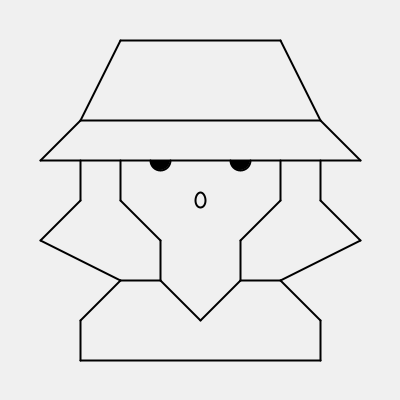
Frame 1 (no input)
Frame 60 (the mouse pressed at the canvas centre just before this capture): identical to frame 1, image omitted
Frame 120 (the mouse held since frame 60 and released just before this capture): identical to frame 1, image omitted

The Processing sketch that drew this single still picture (run headless with seeded random() and noise(); from frame 60 on, the mouse is pressed at the canvas centre):

// Processing sketch: retrat
// ── retrat.pde
float m=40;

void setup() {
  size(400, 400);
  strokeWeight(2);
  noFill();
  
}
void draw() {
  background(240);
  rectMode(CENTER);
  mariasaavedra();
  
}

// ── Mariasaavedra.pde
void mariasaavedra() {
  //gorro
  line(m,m*4,m*9,m*4);
  line(m*9,m*4,m*8,m*3);
  line(m*8,m*3,m*7,m);
  line(m*7,m,m*3,m);
  line(m*3,m,m*2,m*3);
  line(m*2,m*3,m,m*4);
  line(m*2,m*3,m*8,m*3);
  //pelo
  line(m*2,m*4,m*2,m*5);
  line(m*2,m*5,m,m*6);
  line(m,m*6,m*3,m*7);
  line(m*3,m*7,m*4,m*7);
  line(m*4,m*7,m*5,m*8);
  line(m*5,m*8,m*6,m*7);
  line(m*6,m*7,m*7,m*7);
  line(m*7,m*7,m*9,m*6);
  line(m*9,m*6,m*8,m*5);
  line(m*8,m*5,m*8,m*4);
  //cabeza
  line(m*3,m*5,m*3,m*4);
  line(m*3,m*5,m*4,m*6);
  line(m*4,m*6,m*4,m*7);
  line(m*7,m*4,m*7,m*5);
  line(m*7,m*5,m*6,m*6);
  line(m*6,m*6,m*6,m*7);
  //camiseta
  line(m*3,m*7,m*2,m*8);
  line(m*2,m*8,m*2,m*9);
  line(m*2,m*9,m*8,m*9);
  line(m*8,m*9,m*8,m*8);
  line(m*8,m*8,m*7,m*7);
  //cara
  fill(0);
  arc(m*4,m*4,m/2,m/2,radians(0),radians(180));
  arc(m*6,m*4,m/2,m/2,radians(0),radians(180));
  ellipseMode(CENTER);
  noFill();
  ellipse(m*5,m*5,m/4,m/4+m/8);
}
